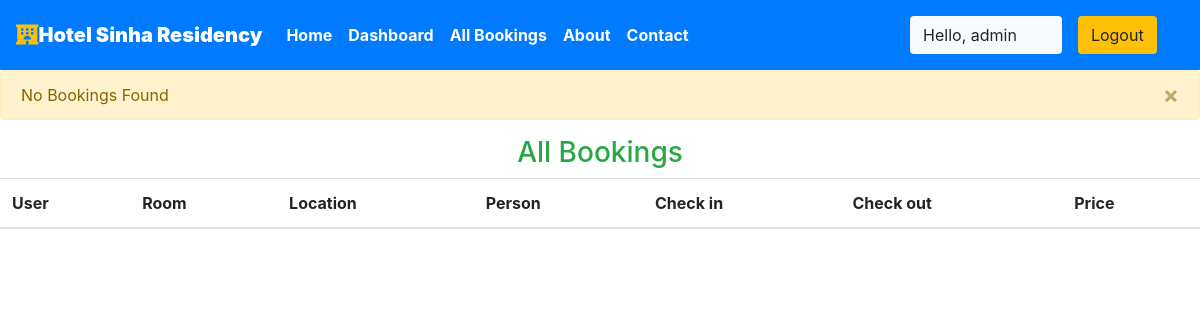
/staff/allbookings (signed in), run on an earlier commit of the app's database.
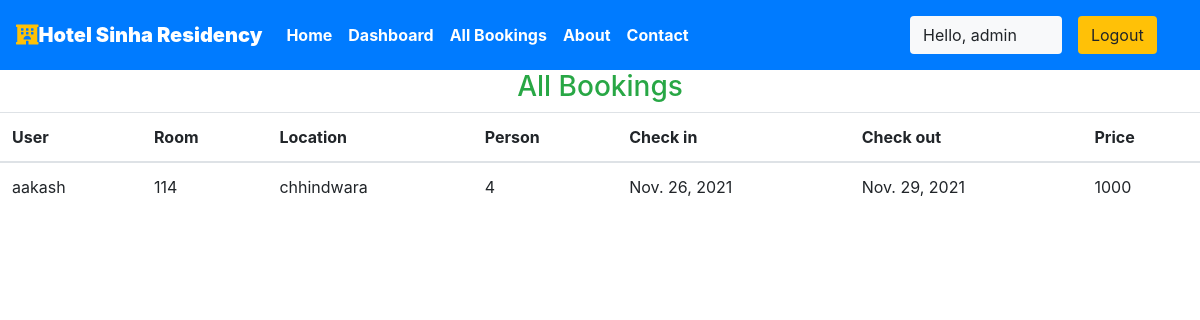
And on a later commit of the database.
### sinha/models.py (models this page shows, shortened)
class Reservation(models.Model):
    check_in = models.DateField(auto_now =False)
    check_out = models.DateField()
    room = models.ForeignKey(Rooms, on_delete = models.CASCADE)
    guest = models.ForeignKey(User, on_delete= models.CASCADE)
    booking_id = models.CharField(max_length=100,default="null")

class Rooms(models.Model):
    ROOM_STATUS = (
    ("1", "available"),
    ("2", "not available"),
    )
    ROOM_TYPE = (
    ("1", "premium"),
    ("2", "deluxe"),
    ("3","basic"),
    )
    room_type = models.CharField(max_length=50,choices = ROOM_TYPE)
    capacity = models.IntegerField()
    price = models.IntegerField()
    size = models.IntegerField()
    hotel = models.ForeignKey(Hotels, on_delete = models.CASCADE)
    status = models.CharField(choices =ROOM_STATUS,max_length = 15)
    roomnumber = models.IntegerField()

class Hotels(models.Model):
    name = models.CharField(max_length=30,default="sinha")
    owner = models.CharField(max_length=20)
    location = models.CharField(max_length=50)
    state = models.CharField(max_length=50,default="madhya pradesh")
    country = models.CharField(max_length=50,default="india")

### sinha/views.py (the view)
# urls.py: path('staff/allbookings', views.all_bookings,name="allbookigs"),
@login_required(login_url='/staff')
def all_bookings(request):
    bookings = Reservation.objects.all()
    if not bookings:
        messages.warning(request,"No Bookings Found")
    return HttpResponse(render(request,'staff/allbookings.html',{'bookings':bookings}))

### templates/staff/allbookings.html (shortened to what this page needs)
{% extends 'basic.html' %}
{% block body %}
<h3 class="text-center  text-success">All Bookings </h3>
<table class="table">
    <thead>
        <th>User</th>
        <th>Room</th>
        <th>Location</th>
        <th>Person</th>
        <th>Check in</th>
        <th>Check out</th>
        <th>Price</th>
    </thead>
    {% for each_booking in bookings %}
    <tr>
        <td>{{each_booking.guest.username}}</td>
        <td>{{each_booking.room.roomnumber}}</td>
        <td>{{each_booking.room.hotel.location}}</td>
        <td>{{each_booking.room.capacity}}</td>
        <td>{{each_booking.check_in}}</td>
        <td>{{each_booking.check_out}}</td>
        <td>{{each_booking.room.price}}</td>
    </tr>
    {% endfor %}
</table>
{% endblock body %}

### templates/basic.html (shortened to what this page needs)
{% load static %}
<!DOCTYPE html>
<!DOCTYPE html>
<html lang="en">
<head>
    <link rel="stylesheet" href="https://use.fontawesome.com/releases/v5.7.0/css/all.css">
    <link rel="stylesheet" href="{% static 'bootstrap\bootstrap.css' %}">
    <link rel="stylesheet" href="https://maxcdn.bootstrapcdn.com/bootstrap/4.5.0/css/bootstrap.min.css" >
</head>
<body style="dbackground-image: url('https://source.unsplash.com/random');height: 100%;">
    <div class="container-fluid px-0">
        <nav class="navbar navbar-expand-lg navbar-dark bg-primary font-weight-bold">
            <a class="navbar-brand text-bold bg-black " href="/"><i class="fas fa-hotel text-warning"></i><b>Hotel Sinha Residency</b></a>
            <div class="collapse navbar-collapse " id="navbarSupportedContent">
                <ul class="navbar-nav mr-auto ">
                    <li class="nav-item active">
                        <a class="nav-link text-bold " href="/home"> Home</a>
                    </li>
                    {% if user.is_staff %}
                    <li class="nav-item active">
                        <a class="nav-link text-bold" href="/staff/panel">Dashboard </a>
                    </li>
                    {% elif user.is_staff == False and user.is_authenticated %}
                    <li class="nav-item active">
                            <a class="nav-link text-bold" href="/user/bookings">My Bookings </a>
                        </li>
                    {% endif %}
                    {% if user.is_staff %}
                    <li class="nav-item active">
                            <a class="nav-link text-bold" href="/staff/allbookings">All Bookings </a>
                        </li>
                    {% endif %}
                    <li class="nav-item active">
                        <a class="nav-link text-bold" href="/about">About</a>
                    </li>
                    <li class="nav-item active">
                        <a class="nav-link text-bold" href="/contact">Contact </a>
                    </li>
                </ul>
                {% if user.is_authenticated %}
                      <button class="btn btn-group bg-light" data-toggle="modal" data-target="#forlogin">
                       Hello, {{request.user}}
                       <a href="/logout" class="nav-link">
                    <button class="btn btn-group bg-warning" data-toggle="modal" data-target="#forlogin">
                        Logout
                    </button></a>&nbsp; &nbsp;
                    </button>
                {% endif %}
            </div>
        </nav>
    </div>
        {% for message in messages %}
             <div class="alert alert-{{message.tags}} alert-dismissible fade show" role="alert">
            {{message}}
            <button type="button" class="close" data-dismiss="alert" aria-label="Close">
            <span aria-hidden="true">&times;</span>
             </button>
            </div>
        {% endfor %}
    {% block body %}
    {% endblock body %}
</body>
</html>

### templates/basic.html (style rules this page uses)
a { text-decoration: none; }

What changed in the data, as far as the page shows it:
added Reservation: guest.username "aakash", room.roomnumber "114", room.hotel.location "chhindwara", room.capacity "4", check_in "Nov. 26, 2021", check_out "Nov. 29, 2021", room.price "1000"
Also different on the page:
list line gone: "No Bookings Found ×"
